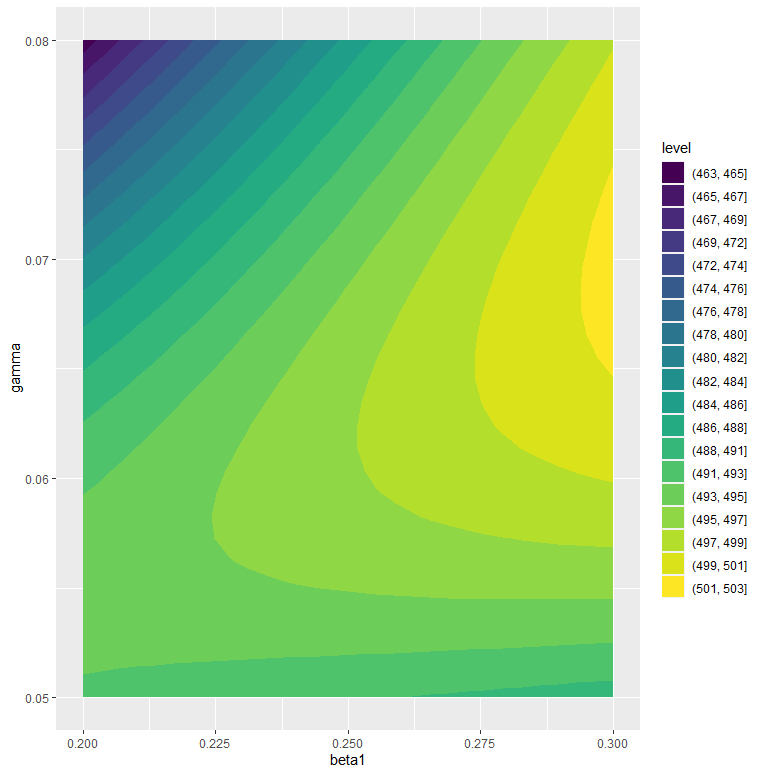

The R source for this figure:
library(deSolve)
library(ggplot2)
library(reshape2)
library(purrr)
library(tidyverse)
set.seed(123)
ode_results <- function(parms, end_time = 365*2) {
  forcer = matrix(c(0, parms['beta1'], 100, parms['beta2'], 180, parms['beta2'], 270, parms['beta3']), ncol = 2, byrow = TRUE)
  force_func = approxfun(x = forcer[,1], y = forcer[,2], method = "linear", rule = 2)
  des = function(time, state, parms) {
    with(as.list(c(state, parms)), {
      dS <- b*(S+E+I+R)-force_func(time)*I*S/(S+E+I+R) + omega*R - mu*S
      dE <- force_func(time)*I*S/(S+E+I+R) - sigma*E - mu*E
      dI <- sigma*E - alpha*I - gamma*I - mu*I
      dR <- gamma*I - omega*R - mu*R
      return(list(c(dS, dE, dI, dR)))
    })
  }
  yini = c(S = 900, E = 100, I = 0, R = 0)
  times = seq(0, end_time, by = 1)
  out = deSolve::ode(yini, times, des, parms)
  return(out)
}
get_results <- function(params, times, outputs) {
  t_max <- max(times)
  all_res <- ode_results(params, t_max)
  actual_res <- all_res[all_res[,'time'] %in% times, c('time', outputs)]
  shaped <- reshape2::melt(actual_res[,outputs])
  return(setNames(shaped$value, paste0(shaped$Var2, actual_res[,'time'], sep = "")))
}

ranges = list(
  b = c(1e-5, 1e-4),
  mu = c(1e-5, 1e-4),
  beta1 = c(0.2, 0.3),
  beta2 = c(0.1, 0.2),
  beta3 = c(0.3, 0.5),
  sigma = c(0.07, 0.21),
  alpha = c(0.01, 0.025),
  gamma = c(0.05, 0.08),
  omega = c(0.002, 0.004)
)

targets <- list(
  I25 = list(val = 115.88, sigma = 3.48),
  I40 = list(val = 137.84, sigma = 4.14),
  I100 = list(val = 26.34, sigma = 0.795),
  I200 = list(val = 0.68, sigma = 0.015),
  I300 = list(val = 29.55, sigma = 0.885),
  I350 = list(val = 68.89, sigma = 2.07),
  R25 = list(val = 125.12, sigma = 3.75),
  R40 = list(val = 256.80, sigma = 7.71),
  R100 = list(val = 538.99, sigma = 16.17),
  R200 = list(val = 444.23, sigma = 13.32),
  R300 = list(val = 371.08, sigma = 11.13),
  R350 = list(val = 549.42, sigma = 16.485)
)

test_grid <- expand.grid(beta1 = seq(ranges$beta1[1], ranges$beta1[2], length.out = 20), 
                         +                          gamma = seq(ranges$gamma[1], ranges$gamma[2], length.out = 20))
for (i in names(ranges)[!names(ranges) %in% c('beta1', 'gamma')]) test_grid[,i] <- rep(mean(ranges[[i]]), 400)

R200300_results <- setNames(data.frame(t(apply(test_grid, 1, get_results, c(200,300), c('R')))), names(targets)[10:11])

ggplot(data = test_grid, aes(x = beta1, y = gamma)) +geom_contour_filled(aes(z = R200300_results[,1]), bins=20)
